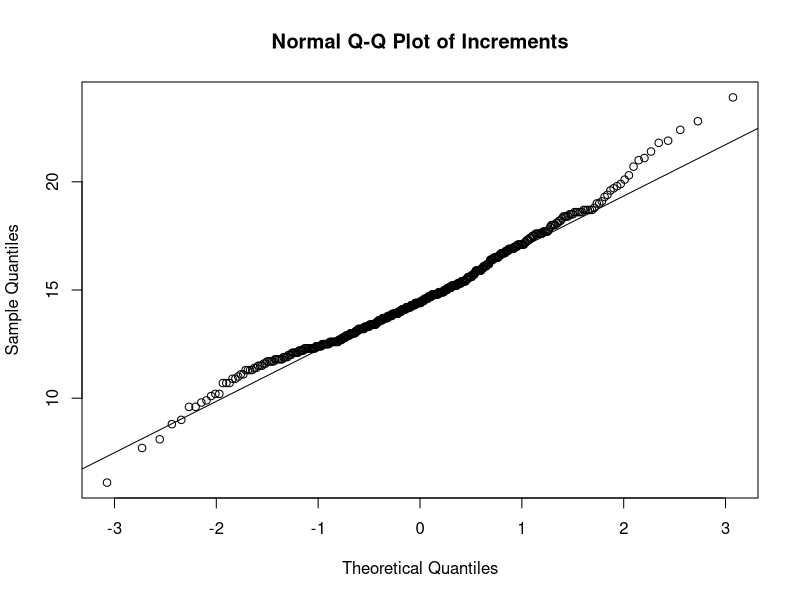
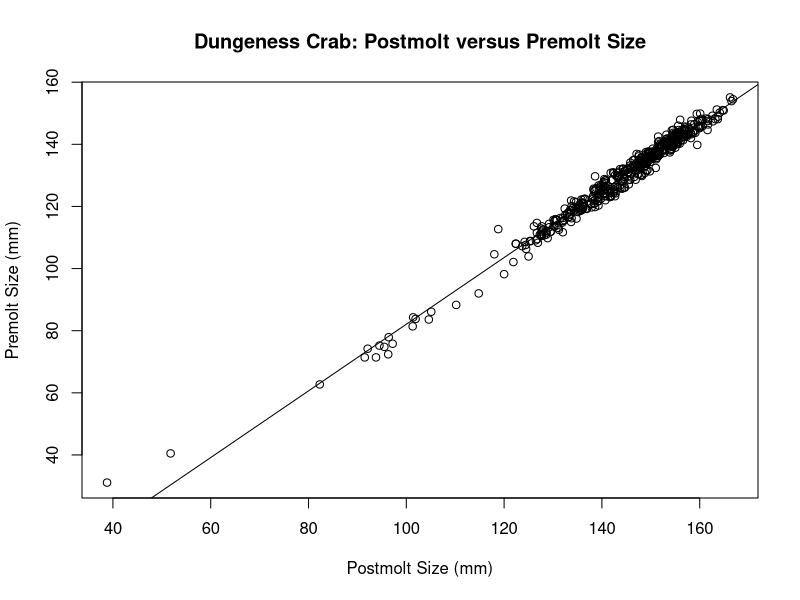
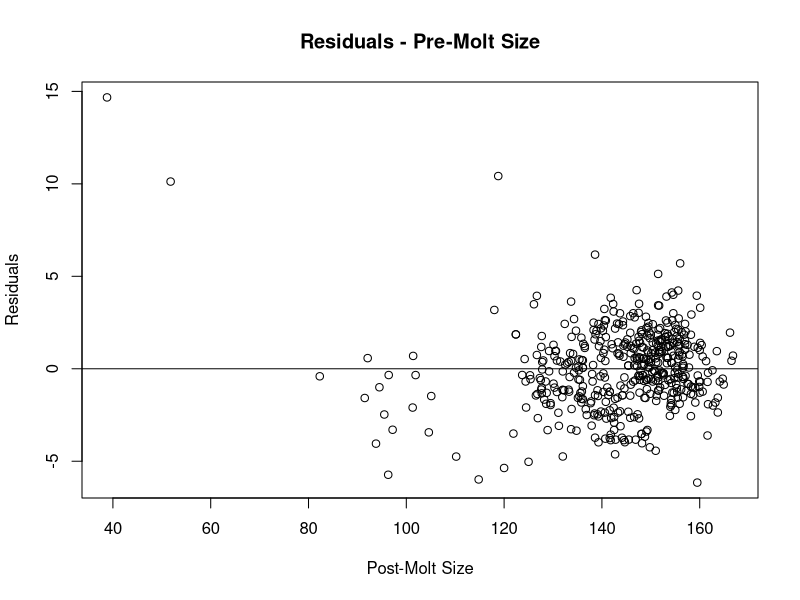
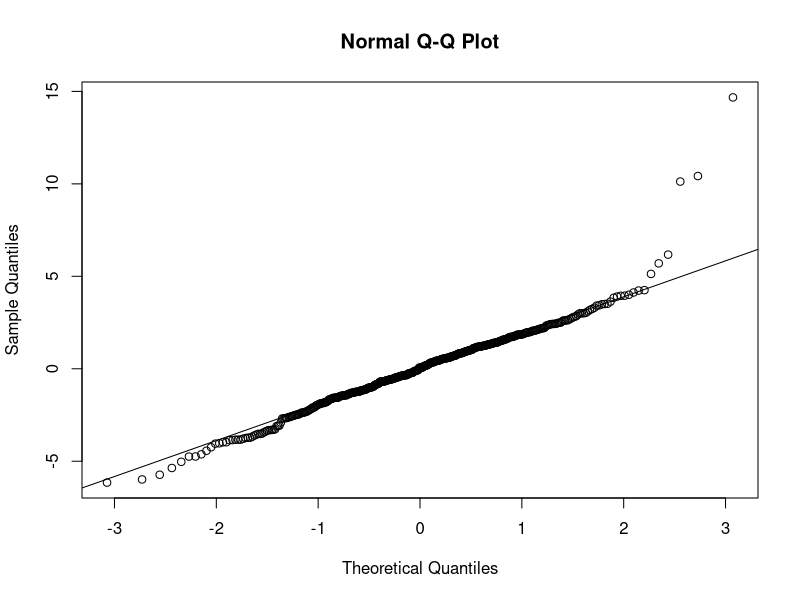
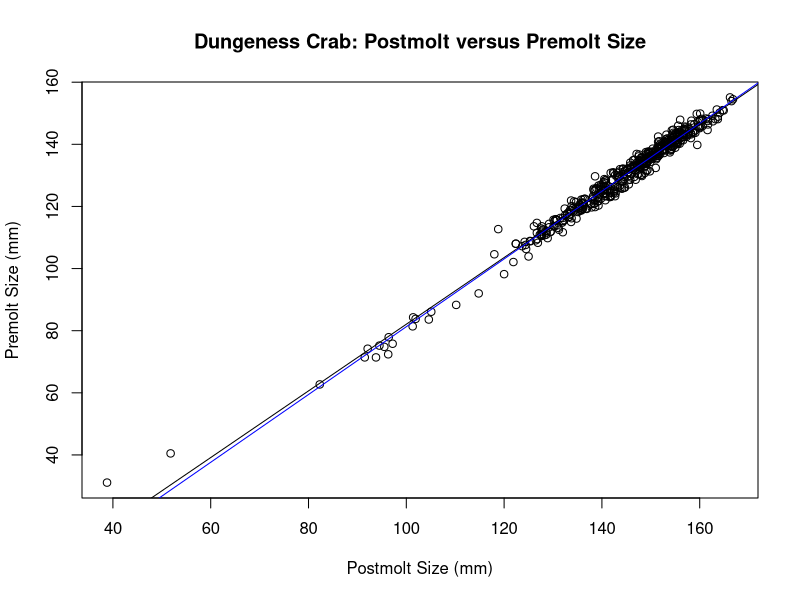
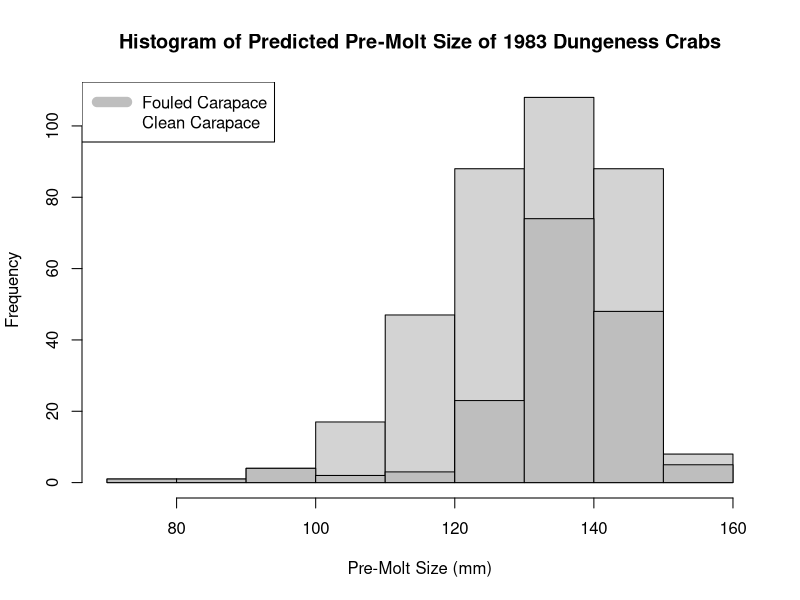

These charts were generated, in order, by the following R code:
## ---- chunk 1
knitr::opts_chunk$set(echo = FALSE)
library(dplyr)
## ---- chunk 2
crabpop <- read.csv('input/crabpop.csv')
crabmolt <- read.csv('input/crabmolt.csv')
## ---- chunk 3
qqnorm(crabmolt$inc, main = 'Normal Q-Q Plot of Increments')
qqline(crabmolt$inc)
## ---- chunk 4
ncapture <- nrow(crabmolt[crabmolt$lf==0,])
nlab <- nrow(crabmolt) - ncapture
ncapture
nlab
## ---- chunk 5
crablm <- lm(formula = presz ~ postsz, data = crabmolt)
crablm
## ---- chunk 6
plot(x=crabmolt$postsz, y= crabmolt$presz, main = 'Dungeness Crab: Postmolt versus Premolt Size', xlab = 'Postmolt Size (mm)', ylab = 'Premolt Size (mm)')

abline(a = -25.214, b = 1.073)
## ---- chunk 7
beta0 = -25.214
beta1 = 1.073

preavg <- mean(crabmolt$presz) #calculating y-bar

pre_sq_sum <- 0
for (i in 1:length(crabmolt$presz)){
  pre_sq_sum <- pre_sq_sum + (crabmolt$presz[i]-preavg)^2
} #calculating total sum of squares

pre_err_sum <- 0
for (i in 1:length(crabmolt$presz)){
  pre_err_sum <- pre_err_sum + (crabmolt$presz[i]-(beta0+beta1*crabmolt$postsz[i]))^2
} #calculating residual sum of squares

1 - pre_err_sum/pre_sq_sum #r-squared calculation

## ---- chunk 8
 crabres = resid(crablm)

 plot(crabmolt$postsz, crabres, 
     ylab="Residuals", xlab="Post-Molt Size", 
     main="Residuals - Pre-Molt Size") 
 abline(0, 0) 
## ---- chunk 9
qqnorm(crabres)
qqline(crabres)
## ---- chunk 10
n <- length(crabmolt$postsz)
est_var <- pre_err_sum/(n-2)

var_beta1_hat <- n*est_var/((n*sum(crabmolt$postsz^2))-sum(crabmolt$postsz)^2)
sd_beta1_hat <- sqrt(var_beta1_hat)

t_test_statistic <- beta1/sd_beta1_hat

t_test_statistic
## ---- chunk 11
crabmolt_adj <- filter(crabmolt, presz > 100)
crablm_adj <- lm(formula = presz ~ postsz, data = crabmolt_adj)
crablm_adj

beta0_adj <- -27.819
beta1_adj <- 1.091
## ---- chunk 12
plot(x=crabmolt$postsz, y= crabmolt$presz, main = 'Dungeness Crab: Postmolt versus Premolt Size', xlab = 'Postmolt Size (mm)', ylab = 'Premolt Size (mm)')

abline(a = -25.214, b = 1.073)
abline(a = beta0_adj, b = beta1_adj, col = "blue")
## ---- chunk 13
summary(crablm_adj)
## ---- chunk 14
crabpop <- mutate(crabpop, presize = size*beta1 + beta0)
summary(crabpop$presize)
## ---- chunk 15
hist(crabpop$presize, main = "Histogram of Predicted Pre-Molt Size of 1983 Dungeness Crabs", xlab = "Pre-Molt Size (mm)")
hist(crabpop$presize[crabpop$shell!=1], col="grey", add=TRUE)
legend("topleft", c("Fouled Carapace", "Clean Carapace"), col=c("grey", "white"), lwd=10)
